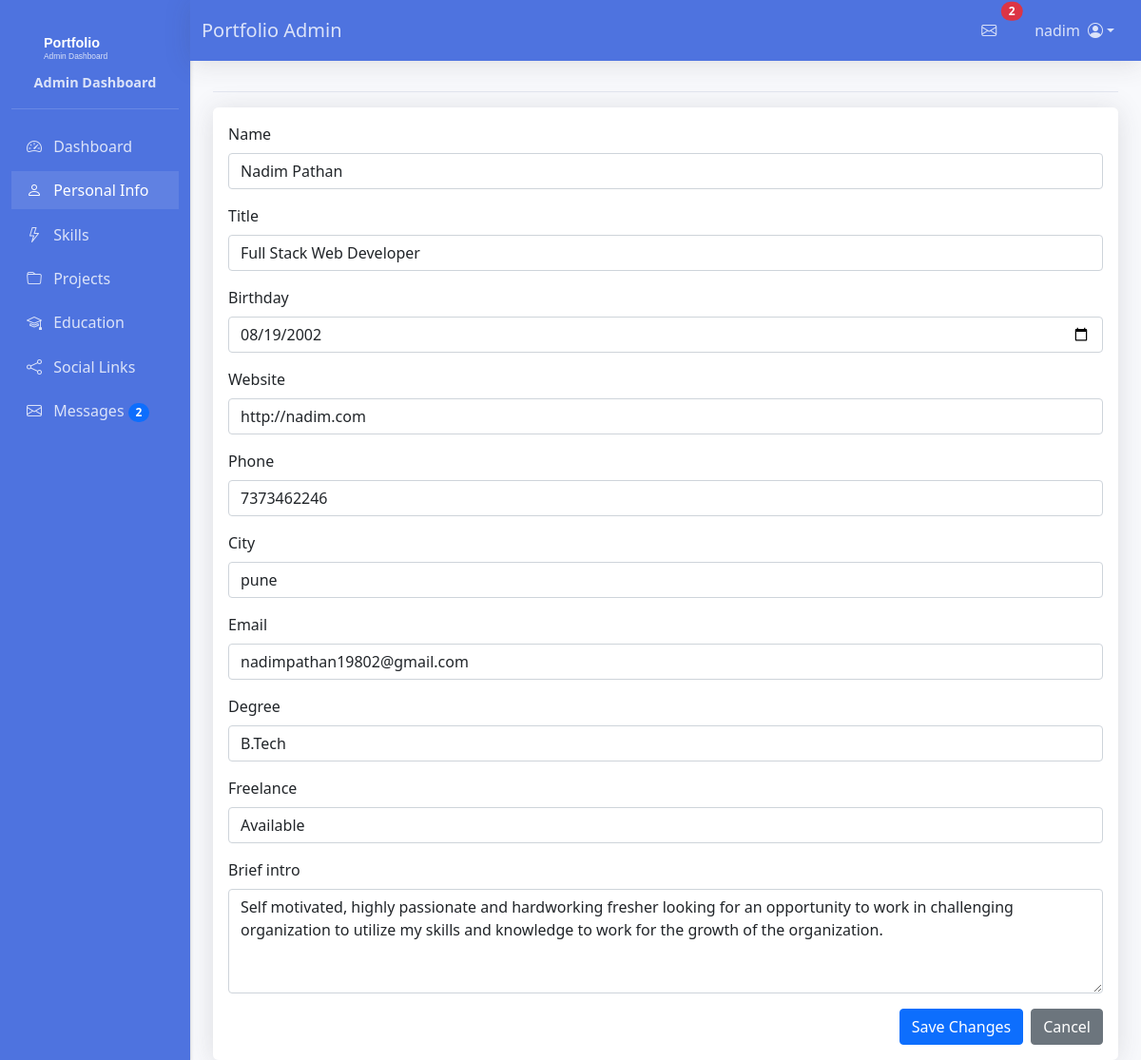
The page /dashboard/personal-info/ (signed in) on the database its author committed.
### portfolio/models.py (models this page shows, shortened)
class PersonalInfo(models.Model):
    name = models.CharField(max_length=100)
    title = models.CharField(max_length=200)
    birthday = models.DateField()
    website = models.URLField()
    phone = models.CharField(max_length=20)
    city = models.CharField(max_length=100)
    email = models.EmailField()
    degree = models.CharField(max_length=100)
    freelance = models.CharField(max_length=50)
    brief_intro = models.TextField()
    class Meta:
        verbose_name_plural = "Personal Information"

### portfolio/views.py (the view)
# urls.py: path('dashboard/personal-info/', views.personal_info_edit, name='personal_info_edit'),
@login_required
def personal_info_edit(request):
    personal_info = PersonalInfo.objects.first()
    if request.method == 'POST':
        form = PersonalInfoForm(request.POST, instance=personal_info)
        if form.is_valid():
            form.save()
            messages.success(request, 'Personal information updated successfully!')
            return redirect('portfolio:admin_dashboard')
    else:
        form = PersonalInfoForm(instance=personal_info)
    return render(request, 'portfolio/admin/personal_info_edit.html', {'form': form})

### portfolio/forms.py
class PersonalInfoForm(forms.ModelForm):
    class Meta:
        model = PersonalInfo
        fields = ['name', 'title', 'birthday', 'website', 'phone', 'city', 'email', 'degree', 'freelance', 'brief_intro']
        widgets = {
            'birthday': forms.DateInput(attrs={'type': 'date'}),
            'brief_intro': forms.Textarea(attrs={'rows': 4}),
        }

### portfolio/context_processors.py (called while the page is built)
def unread_messages(request):
    if request.user.is_authenticated:
        unread_count = ContactMessage.objects.filter(is_read=False).count()
        recent_unread_messages = ContactMessage.objects.filter(is_read=False).order_by('-created_at')[:5]
        return {
            'unread_count': unread_count,
            'recent_messages': recent_unread_messages
        }
    return {
        'unread_count': 0,
        'recent_messages': []
    }

### portfolio/templates/portfolio/admin/personal_info_edit.html (shortened to what this page needs)
{% extends 'portfolio/admin/base_admin.html' %}
{% block admin_content %}
<div class="card">
    <div class="card-body">
        <form method="post" class="needs-validation" novalidate>
            {% for field in form %}
            <div class="mb-3">
                <label for="{{ field.id_for_label }}" class="form-label">{{ field.label }}</label>
                {% if field.name == 'brief_intro' %}
                    <textarea name="{{ field.name }}"
                            id="{{ field.id_for_label }}"
                            class="form-control {% if field.errors %}is-invalid{% endif %}"
                            rows="4"
                            {% if field.field.required %}required{% endif %}>{{ field.value|default:'' }}</textarea>
                {% elif field.name == 'birthday' %}
                    <input type="date"
                           name="{{ field.name }}"
                           id="{{ field.id_for_label }}"
                           value="{{ field.value|date:'Y-m-d' }}"
                           class="form-control {% if field.errors %}is-invalid{% endif %}"
                           {% if field.field.required %}required{% endif %}>
                {% else %}
                    <input type="{{ field.field.widget.input_type }}"
                           name="{{ field.name }}"
                           id="{{ field.id_for_label }}"
                           value="{{ field.value|default:'' }}"
                           class="form-control {% if field.errors %}is-invalid{% endif %}"
                           {% if field.field.required %}required{% endif %}>
                {% endif %}
            </div>
            {% endfor %}
            <div class="d-grid gap-2 d-md-flex justify-content-md-end">
                <button type="submit" class="btn btn-primary">Save Changes</button>
                <a href="{% url 'portfolio:admin_dashboard' %}" class="btn btn-secondary">Cancel</a>
            </div>
        </form>
    </div>
</div>
{% endblock admin_content %}

### portfolio/templates/portfolio/admin/base_admin.html (shortened to what this page needs)
{% load static %}
<!DOCTYPE html>
<html lang="en">
<head>
    <link href="https://cdn.jsdelivr.net/npm/bootstrap@5.1.3/dist/css/bootstrap.min.css" rel="stylesheet">
    <link href="https://cdn.jsdelivr.net/npm/bootstrap-icons@1.8.1/font/bootstrap-icons.css" rel="stylesheet">
</head>
<body>
    {% if user.is_authenticated and request.path|slice:":10" == '/dashboard' %}
    <nav class="navbar navbar-expand-lg navbar-light bg-white fixed-top">
        <div class="container-fluid">
            <a class="navbar-brand mx-auto mx-md-0" href="{% url 'portfolio:admin_dashboard' %}">
                Portfolio Admin
            </a>
            <div class="d-flex align-items-center order-lg-2">
                {% if user.is_authenticated %}
                <div class="nav-item dropdown me-2">
                    <a class="nav-link position-relative" href="#" id="messagesDropdown" role="button" data-bs-toggle="dropdown" data-bs-auto-close="outside" aria-expanded="false">
                        <i class="bi bi-envelope"></i>
                        {% if unread_count > 0 %}
                            <span class="position-absolute top-0 start-100 translate-middle badge rounded-pill bg-danger">
                                {{ unread_count }}
                            </span>
                        {% endif %}
                    </a>
                </div>
                <div class="nav-item dropdown">
                    <a class="nav-link dropdown-toggle d-flex align-items-center" href="#" role="button" id="userDropdown" data-bs-toggle="dropdown" aria-expanded="false">
                        <span class="d-none d-lg-inline me-2">{{ request.user.username }}</span>
                        <i class="bi bi-person-circle"></i>
                    </a>
                </div>
                {% endif %}
            </div>
        </div>
    </nav>
    {% endif %}
{% block content %}
{% if user.is_authenticated %}
<div class="container-fluid">
    <div class="row">
        <nav id="sidebar" class="col-md-3 col-lg-2 d-md-block sidebar">
            <div class="position-sticky pt-3">
                <div class="sidebar-brand">
                    <img src="{% static 'portfolio/img/logo.svg' %}" alt="Portfolio Logo">
                    <span class="sidebar-brand-text">Admin Dashboard</span>
                </div>
                <ul class="nav flex-column">
                    <li class="nav-item">
                        <a class="nav-link {% if request.resolver_match.url_name == 'admin_dashboard' %}active{% endif %}"
                           href="{% url 'portfolio:admin_dashboard' %}">
                            <i class="bi bi-speedometer2"></i> Dashboard
                        </a>
                    </li>
                    <li class="nav-item">
                        <a class="nav-link {% if 'personal-info' in request.path %}active{% endif %}"
                           href="{% url 'portfolio:personal_info_edit' %}">
                            <i class="bi bi-person"></i> Personal Info
                        </a>
                    </li>
                    <li class="nav-item">
                        <a class="nav-link {% if 'skills' in request.path %}active{% endif %}"
                           href="{% url 'portfolio:skill_list' %}">
                            <i class="bi bi-lightning"></i> Skills
                        </a>
                    </li>
                    <li class="nav-item">
                        <a class="nav-link {% if 'projects' in request.path %}active{% endif %}"
                           href="{% url 'portfolio:project_list' %}">
                            <i class="bi bi-folder"></i> Projects
                        </a>
                    </li>
                    <li class="nav-item">
                        <a class="nav-link {% if 'education' in request.path %}active{% endif %}"
                           href="{% url 'portfolio:education_list' %}">
                            <i class="bi bi-mortarboard"></i> Education
                        </a>
                    </li>
                    <li class="nav-item">
                        <a class="nav-link {% if 'social-links' in request.path %}active{% endif %}"
                           href="{% url 'portfolio:social_link_list' %}">
                            <i class="bi bi-share"></i> Social Links
                        </a>
                    </li>
                    <li class="nav-item">
                        <a class="nav-link {% if request.resolver_match.url_name == 'message_list' %}active{% endif %}"
                           href="{% url 'portfolio:message_list' %}">
                            <i class="bi bi-envelope"></i>
                            Messages
                            {% if unread_count > 0 %}
                            <span class="badge bg-primary rounded-pill">{{ unread_count }}</span>
                            {% endif %}
                        </a>
                    </li>
                </ul>
            </div>
        </nav>
        <main class="col-md-9 ms-sm-auto col-lg-10 px-md-4">
            <div class="d-flex justify-content-between flex-wrap flex-md-nowrap align-items-center pt-3 pb-2 mb-3 border-bottom">
            </div>
            {% block admin_content %}{% endblock %}
        </main>
    </div>
</div>
{% else %}
<div class="container mt-5">
    <div class="alert alert-warning">
        Please <a href="{% url 'login' %}">log in</a> to access the admin dashboard.
    </div>
</div>
{% endif %}
{% endblock %}
</body>
</html>

### rows shown on the page
PersonalInfo: name "Nadim Pathan" "Full Stack Web Developer" "http://nadim.com" "7373462246" "pune" "nadimpathan19802@gmail.com" "B.Tech" "Available", birthday "08/19/2002", brief_intro "Self motivated, highly passionate and hardworking fresher looking for an opportunity to work in challenging organization to utilize my skills and knowledge to work for the growth of the organization."

### other values the page prints
{{ unread_count }} "2"
{{ request.user.username }} "nadim"
{{ field.label }} "Name" "Title" "Birthday" "Website" "Phone" "City" "Email" "Degree" "Freelance" "Brief intro"
